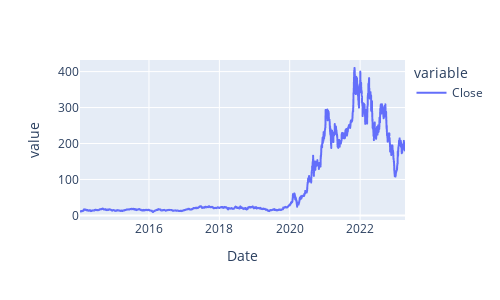

Write notebook code for a chart like this one.
### Code cell
df.Close.plot().update_layout(autosize=False,width=500,height=300)
#print('First price',df.Close[0],'Last price',df.Clos

### Figure 1 — Plotly figure (JSON) as saved in the notebook; plotly's stock layout.template omitted (floating-point values rounded to 4 significant figures; data arrays with more than 128 entries replaced by an {"elided": "..."} marker saying what was removed)
{"data": [{"hovertemplate": "variable=Close<br>Date=%{x}<br>value=%{y}<extra></extra>", "legendgroup": "Close", "line": {"color": "#636efa", "dash": "solid"}, "marker": {"symbol": "circle"}, "mode": "lines", "name": "Close", "showlegend": true, "type": "scattergl", "x": {"elided": "2326 str values"}, "xaxis": "x", "y": {"elided": "2326 float values"}, "yaxis": "y"}], "layout": {"autosize": false, "height": 300, "legend": {"title": {"text": "variable"}, "tracegroupgap": 0}, "margin": {"t": 60}, "width": 500, "xaxis": {"anchor": "y", "autorange": true, "domain": [0, 1], "range": ["2014-01-15", "2023-04-12"], "title": {"text": "Date"}, "type": "date"}, "yaxis": {"anchor": "x", "autorange": true, "domain": [0, 1], "range": [-12.67, 432.2], "title": {"text": "value"}, "type": "linear"}}}
